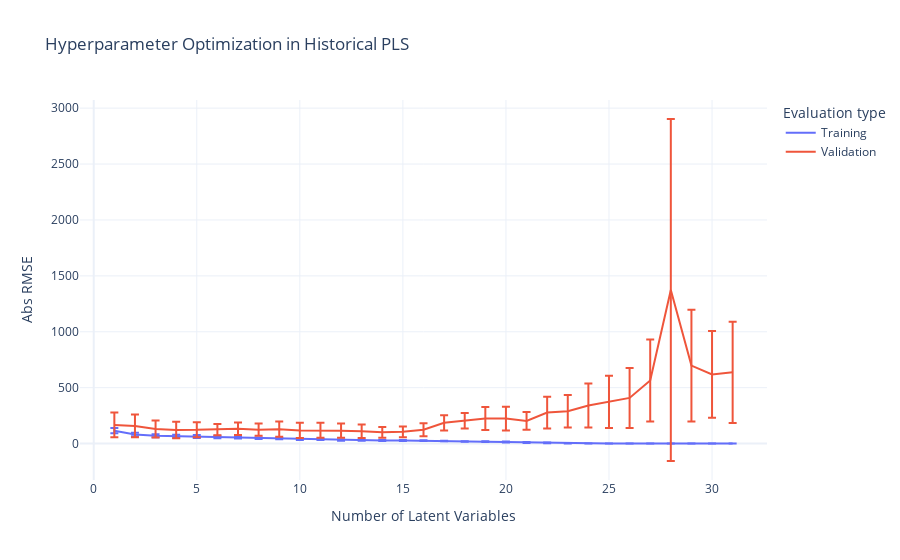

The cell this chart's notebook holds for it:
### Code cell
plot_hist_pls_cross_validation(train_eval, valid_eval, range_LV)
